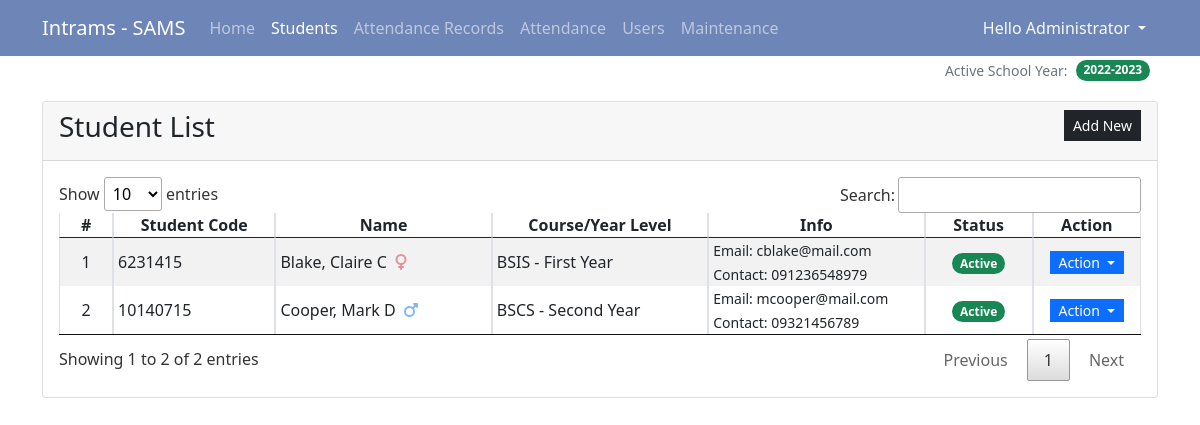
The app's page /?page=students (signed in) with its own data.
### tables this page shows
CREATE TABLE student_list (
            `student_id` INTEGER NOT NULL PRIMARY KEY AUTOINCREMENT,
            `student_code` TEXT NOT NULL,
            `firstname` TEXT NOT NULL,
            `middlename` TEXT NULL DEFAULT NULL,
            `lastname` TEXT NOT NULL,
            `gender` TEXT NOT NULL,
            `course_id` INTEGER NULL,
            `sy_id` INTEGER NULL,
            `yl_id` INTEGER NULL,
            `contact` TEXT NOT NULL,
            `email` TEXT NOT NULL,
            `status` INTEGER NOT NULL DEFAULT 1,
            `date_created` TIMESTAMP DEFAULT CURRENT_TIMESTAMP,
            `date_updated` TIMESTAMP NULL,
            FOREIGN KEY(`course_id`) REFERENCES `course_list`(`course_id`) ON DELETE SET NULL,
            FOREIGN KEY(`sy_id`) REFERENCES `school_year`(`sy_id`) ON DELETE SET NULL,
            FOREIGN KEY(`yl_id`) REFERENCES `year_lvl`(`yl_id`) ON DELETE SET NULL
        );

CREATE TABLE course_list (
            `course_id` INTEGER NOT NULL PRIMARY KEY AUTOINCREMENT,
            `name` TEXT NOT NULL,
            `status` INTEGER NOT NULL DEFAULT 1,
            `date_created` TIMESTAMP DEFAULT CURRENT_TIMESTAMP
        );

CREATE TABLE year_lvl (
            `yl_id` INTEGER NOT NULL PRIMARY KEY AUTOINCREMENT,
            `year_level` TEXT NOT NULL,
            `date_created` TIMESTAMP DEFAULT CURRENT_TIMESTAMP
        );

### students.php (the view, shortened to what this page needs)
<div class="card">
    <div class="card-header d-flex justify-content-between">
        <h3 class="card-title">Student List</h3>
        <div class="card-tools align-middle">
            <button class="btn btn-dark btn-sm py-1 rounded-0" type="button" id="create_new">Add New</button>
        </div>
    </div>
    <div class="card-body">
        <table class="table table-hover table-striped table-bordered">
            <colgroup>
                <col width="5%">
                <col width="15%">
                <col width="20%">
                <col width="20%">
                <col width="20%">
                <col width="10%">
                <col width="10%">
            </colgroup>
            <thead>
                <tr>
                    <th class="text-center p-0">#</th>
                    <th class="text-center p-0">Student Code</th>
                    <th class="text-center p-0">Name</th>
                    <th class="text-center p-0">Course/Year Level</th>
                    <th class="text-center p-0">Info</th>
                    <th class="text-center p-0">Status</th>
                    <th class="text-center p-0">Action</th>
                </tr>
            </thead>
            <tbody>
                <?php
                $sql = "SELECT s.*,(s.lastname || ', ' || s.firstname || ' ' || s.middlename) as `name`,c.name as course, yl.year_level FROM `student_list` s INNER JOIN `course_list` c on s.course_id = c.course_id inner join `year_lvl` yl on s.yl_id = yl.yl_id where s.sy_id = '{$_SESSION['sy_id']}'  order by `name` asc";
                $qry = $conn->query($sql);
                $i = 1;
                    while($row = $qry->fetchArray()):
                ?>
                <tr>
                    <td class="text-center p-0"><?php echo $i++; ?></td>
                    <td class="py-0 px-1"><?php echo $row['student_code'] ?></td>
                    <td class="py-0 px-1"><?php echo $row['name'] ?>
                    <?php if($row['gender'] == "Male"): ?>
                        <span class="fa fa-mars mx-1 text-primary opacity-50" title="Male"></span>
                    <?php else: ?>
                        <span class="fa fa-venus mx-1 text-danger opacity-50" title="Female"></span>
                    <?php endif; ?>
                    </td>
                    <td class="py-0 px-1"><?= $row['course'] ." - ".$row['year_level'] ?></td>
                    <td class="py-0 px-1">
                        <small>Email: <?php echo $row['email'] ?></small><br>
                        <small>Contact: <?php echo $row['contact'] ?></small>
                    </td>
                    <td class="py-0 px-1 text-center">
                    <?php if($row['status'] == 1): ?>
                        <span class="badge bg-success rounded-pill">Active</span>
                    <?php else: ?>
                        <span class="badge bg-danger rounded-pill">Inactive</span>
                    <?php endif; ?>
                    </td>
                    <th class="text-center py-0 px-1">
                        <div class="btn-group" role="group">
                            <button id="btnGroupDrop1" type="button" class="btn btn-primary dropdown-toggle btn-sm rounded-0 py-0" data-bs-toggle="dropdown" aria-expanded="false">
                            Action
                            </button>
                        </div>
                    </th>
                </tr>
                <?php endwhile; ?>
            </tbody>
        </table>
    </div>
</div>

### index.php (shortened to what this page needs)
<?php
$page = isset($_GET['page']) ? $_GET['page'] : 'home';
?>
<?php
$base_url = (isset($_SERVER['HTTPS']) && $_SERVER['HTTPS'] != 'off' ? 'https://' : 'http://') . $_SERVER['SERVER_NAME'] . '/intrams_sams/';
?>
<!DOCTYPE html>
<html lang="en">
<head>
    <link rel="stylesheet" href="<?= $base_url ?>Font-Awesome-master/css/all.min.css">
    <link rel="stylesheet" href="<?= $base_url ?>css/bootstrap.min.css">
    <link rel="stylesheet" href="<?= $base_url ?>DataTables/datatables.min.css">
</head>
<body>
    <main>
        <nav class="navbar navbar-expand-lg navbar-dark bg-dark bg-gradient" id="topNavBar">
            <div class="container">
                <a class="navbar-brand" href="#">
                Intrams - SAMS
                </a>
                <div class="collapse navbar-collapse" id="navbarNav">
                    <ul class="navbar-nav">
                        <li class="nav-item">
                            <a class="nav-link <?php echo ($page == 'home')? 'active' : '' ?>" aria-current="page" href="./">Home</a>
                        </li>
                        <li class="nav-item">
                            <a class="nav-link <?php echo ($page == 'students')? 'active' : '' ?>" aria-current="page" href="./?page=students">Students</a>
                        </li>
                        <li class="nav-item">
                            <a class="nav-link <?php echo ($page == 'attendance_list')? 'active' : '' ?>" href="./?page=attendance_list">Attendance Records</a>
                        </li>
                        <li class="nav-item">
                            <a class="nav-link " href="./attendance.php" target="_blank">Attendance</a>
                        </li>
                        <?php if($_SESSION['type'] == 1): ?>
                        <li class="nav-item">
                            <a class="nav-link <?php echo ($page == 'users')? 'active' : '' ?>" aria-current="page" href="./?page=users">Users</a>
                        </li>
                        <li class="nav-item">
                            <a class="nav-link" href="./?page=maintenance">Maintenance</a>
                        </li>
                        <?php endif; ?>
                    </ul>
                </div>
                <div>
                <div class="dropdown">
                    <button class="btn btn-secondary dropdown-toggle bg-transparent  text-light border-0" type="button" id="dropdownMenuButton1" data-bs-toggle="dropdown" aria-expanded="false">
                        Hello <?php echo $_SESSION['fullname'] ?>
                    </button>
                </div>
                </div>
            </div>
        </nav>
        <div class="container">
            <div class="py-1 w-100 d-flex justify-content-end">
                <small class="text-muted">Active School Year: </small><span class="badge bg-success mx-2 rounded-pill"><?= $_SESSION['sy'] ?></span>
            </div>
        </div>
        <div class="container py-3" id="page-container">
            <?php
                include $page.'.php';
            ?>
        </div>
    </main>
</body>
</html>

### index.php (style rules this page uses)
html,body { height:100%; width:100%; }
main { height:100%; display:flex; flex-flow:column; }
#page-container { flex: 1 1 auto; overflow:auto; }
#topNavBar { flex: 0 1 auto; }
#topNavBar { background-color:#6E85B7 !important; background:#6E85B7!important; }

### records on screen
student_list: student_code "6231415", name "Blake, Claire C", gender "Female" (drawn), course.name "BSIS", yl.year_level "First Year", email "cblake@mail.com", contact "091236548979", status "Active"
student_list: student_code "10140715", name "Cooper, Mark D", gender "Male" (drawn), course.name "BSCS", yl.year_level "Second Year", email "mcooper@mail.com", contact "09321456789", status "Active"

### other values on screen
$_SESSION['fullname'] "Administrator"
$_SESSION['sy'] "2022-2023"
